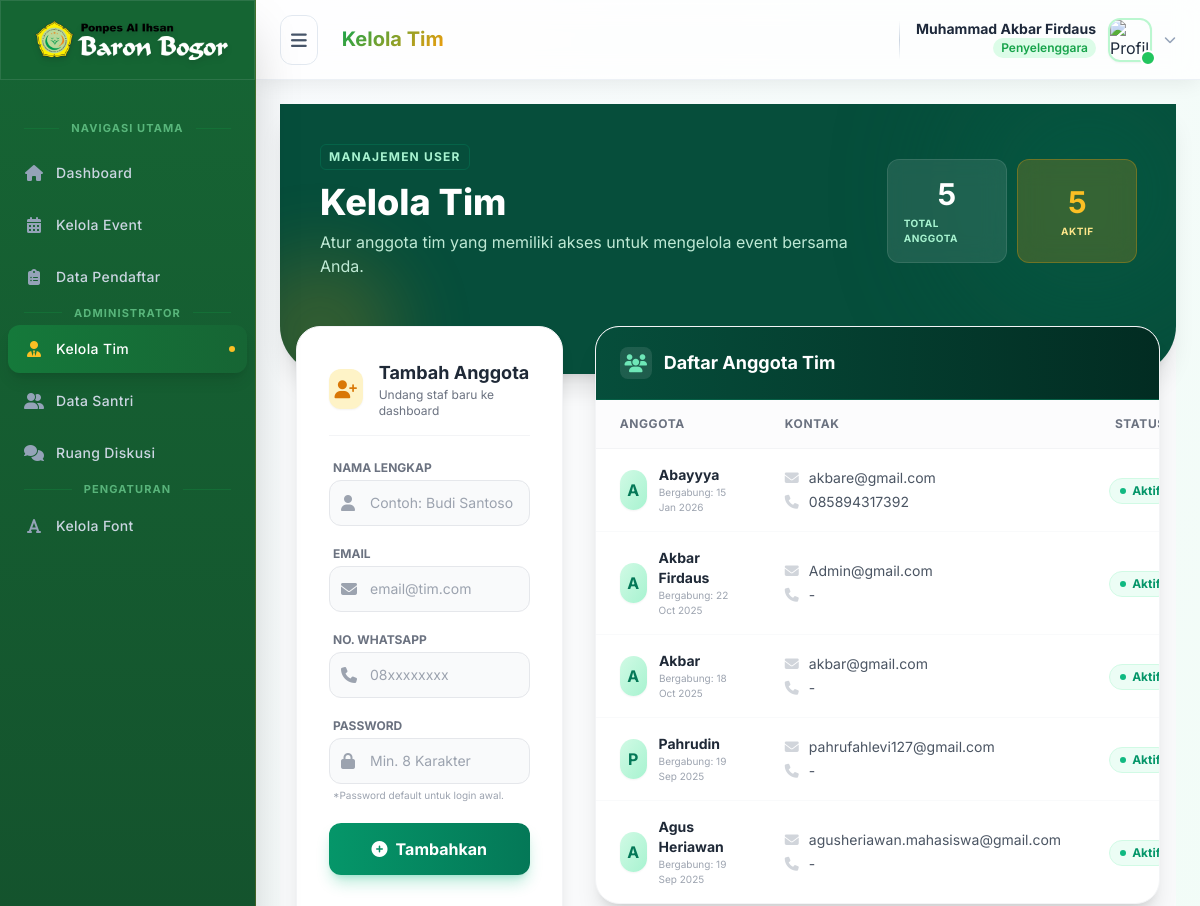
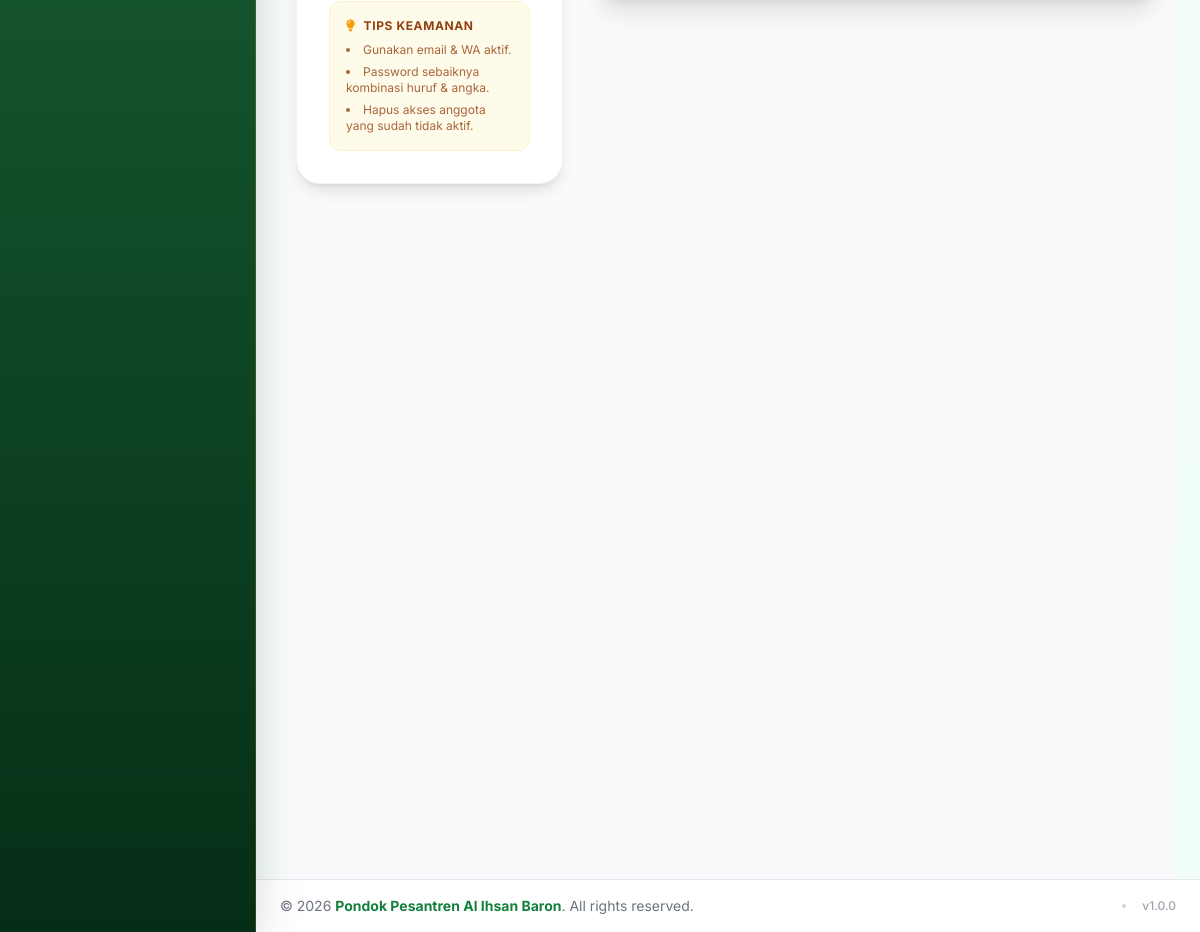
Page /admin/kelola_tim.php (signed in) on the committed database (2 pictures, top to bottom).
### tables this page shows
CREATE TABLE `users` (
  `id` int NOT NULL,
  `nama_lengkap` varchar(255) NOT NULL,
  `email` varchar(255) NOT NULL,
  `no_whatsapp` varchar(20) DEFAULT NULL,
  `jenis_kelamin` enum('Laki-laki','Perempuan') DEFAULT NULL,
  `foto_profil` varchar(255) DEFAULT NULL,
  `password` varchar(255) NOT NULL,
  `otp_code` varchar(10) DEFAULT NULL,
  `otp_expires_at` datetime DEFAULT NULL,
  `role` enum('penyelenggara','peserta') NOT NULL,
  `owner_id` int DEFAULT NULL,
  `created_at` timestamp NOT NULL DEFAULT CURRENT_TIMESTAMP
);

### admin/kelola_tim.php (the view, shortened to what this page needs)
<?php
require_once BASE_PATH . '/admin/templates/header.php';
require_once BASE_PATH . '/core/koneksi.php';
$owner_id = $_SESSION['user_id'];
$stmt = $pdo->prepare("SELECT id, nama_lengkap, email, no_whatsapp, role, created_at FROM users WHERE owner_id = ? ORDER BY created_at DESC");
$stmt->execute([$owner_id]);
$anggota_tim = $stmt->fetchAll(PDO::FETCH_ASSOC);
$total_anggota = count($anggota_tim);
$anggota_aktif = $total_anggota;
?>
<div class="min-h-screen bg-gray-50 font-sans pb-32">
    <div class="bg-emerald-900 pb-24 pt-10 px-4 rounded-b-[3rem] shadow-xl relative overflow-hidden">
        <div class="absolute top-0 right-0 -mt-10 -mr-10 w-64 h-64 bg-emerald-800 rounded-full opacity-50 blur-3xl">
        </div>
        <div class="absolute bottom-0 left-0 -mb-10 -ml-10 w-40 h-40 bg-amber-500 rounded-full opacity-20 blur-2xl">
        </div>
        <div class="max-w-7xl mx-auto px-6 relative z-10">
            <div class="flex flex-col md:flex-row justify-between items-start md:items-center gap-6">
                <div>
                    <div class="flex items-center gap-3 mb-3">
                        <span
                            class="text-emerald-200 text-xs font-bold uppercase tracking-widest border border-emerald-700/50 px-2 py-1 rounded-md">Manajemen
                            User</span>
                    </div>
                    <h1 class="text-3xl md:text-4xl font-extrabold text-white mt-2 leading-tight">
                        Kelola Tim
                    </h1>
                    <p class="text-emerald-100/90 mt-2 text-sm md:text-base max-w-xl">
                        Atur anggota tim yang memiliki akses untuk mengelola event bersama Anda.
                    </p>
                </div>
                <div class="grid grid-cols-2 gap-3 w-full md:w-auto">
                    <div
                        class="bg-white/10 backdrop-blur-md border border-white/10 rounded-xl p-4 flex flex-col items-center justify-center min-w-[120px]">
                        <span class="text-3xl font-bold text-white"><?= $total_anggota ?></span>
                        <span class="text-[10px] text-emerald-200 uppercase font-bold tracking-wider mt-1">Total
                            Anggota</span>
                    </div>
                    <div
                        class="bg-amber-500/20 backdrop-blur-md border border-amber-500/30 rounded-xl p-4 flex flex-col items-center justify-center min-w-[120px]">
                        <span class="text-3xl font-bold text-amber-400"><?= $anggota_aktif ?></span>
                        <span class="text-[10px] text-amber-200 uppercase font-bold tracking-wider mt-1">Aktif</span>
                    </div>
                </div>
            </div>
        </div>
    </div>
    <div class="max-w-7xl mx-auto px-4 -mt-12 relative z-20">
        <div class="grid grid-cols-1 lg:grid-cols-12 gap-8">
            <div class="lg:col-span-4 space-y-6 order-2 lg:order-1">
                <div class="bg-white rounded-3xl shadow-lg border border-gray-100 p-6 md:p-8 sticky top-6">
                    <div class="flex items-center gap-4 mb-6 border-b border-gray-100 pb-4">
                        <div
                            class="w-10 h-10 rounded-xl bg-amber-100 text-amber-600 flex items-center justify-center text-lg shadow-sm">
                            <i class="fas fa-user-plus"></i>
                        </div>
                        <div>
                            <h2 class="text-lg font-bold text-gray-800">Tambah Anggota</h2>
                            <p class="text-xs text-gray-500">Undang staf baru ke dashboard</p>
                        </div>
                    </div>
                    <form id="addMemberForm" action="proses_anggota.php" method="POST" class="space-y-5">
                        <div>
                            <label class="block text-xs font-bold text-gray-500 uppercase mb-1 ml-1">Nama
                                Lengkap</label>
                            <div class="relative">
                                <span class="absolute inset-y-0 left-0 pl-3 flex items-center text-gray-400"><i
                                        class="fas fa-user"></i></span>
                                <input type="text" name="nama_lengkap"
                                    class="w-full pl-10 pr-4 py-3 rounded-xl border border-gray-200 bg-gray-50 focus:bg-white focus:border-emerald-500 focus:ring-2 focus:ring-emerald-200 transition-all outline-none text-sm"
                                    placeholder="Contoh: Budi Santoso" required>
                            </div>
                        </div>
                        <div>
                            <label class="block text-xs font-bold text-gray-500 uppercase mb-1 ml-1">Email</label>
                            <div class="relative">
                                <span class="absolute inset-y-0 left-0 pl-3 flex items-center text-gray-400"><i
                                        class="fas fa-envelope"></i></span>
                                <input type="email" name="email"
                                    class="w-full pl-10 pr-4 py-3 rounded-xl border border-gray-200 bg-gray-50 focus:bg-white focus:border-emerald-500 focus:ring-2 focus:ring-emerald-200 transition-all outline-none text-sm"
                                    placeholder="email@tim.com" required>
                            </div>
                        </div>
                        <div>
                            <label class="block text-xs font-bold text-gray-500 uppercase mb-1 ml-1">No.
                                WhatsApp</label>
                            <div class="relative">
                                <span class="absolute inset-y-0 left-0 pl-3 flex items-center text-gray-400"><i
                                        class="fas fa-phone"></i></span>
                                <input type="number" name="no_whatsapp"
                                    class="w-full pl-10 pr-4 py-3 rounded-xl border border-gray-200 bg-gray-50 focus:bg-white focus:border-emerald-500 focus:ring-2 focus:ring-emerald-200 transition-all outline-none text-sm"
                                    placeholder="08xxxxxxxx" required>
                            </div>
                        </div>
                        <div>
                            <label class="block text-xs font-bold text-gray-500 uppercase mb-1 ml-1">Password</label>
                            <div class="relative">
                                <span class="absolute inset-y-0 left-0 pl-3 flex items-center text-gray-400"><i
                                        class="fas fa-lock"></i></span>
                                <input type="password" name="password" id="password"
                                    class="w-full pl-10 pr-4 py-3 rounded-xl border border-gray-200 bg-gray-50 focus:bg-white focus:border-emerald-500 focus:ring-2 focus:ring-emerald-200 transition-all outline-none text-sm"
                                    placeholder="Min. 8 Karakter" required minlength="8">
                            </div>
                            <p class="text-[10px] text-gray-400 mt-1 ml-1">*Password default untuk login awal.</p>
                        </div>
                        <button type="submit"
                            class="w-full bg-gradient-to-r from-emerald-600 to-emerald-700 hover:from-emerald-700 hover:to-emerald-800 text-white font-bold py-3.5 rounded-xl shadow-lg shadow-emerald-500/30 transition-all transform hover:-translate-y-0.5 flex items-center justify-center gap-2 mt-4">
                            <i class="fas fa-plus-circle"></i> Tambahkan
                        </button>
                    </form>
                    <div class="mt-8 bg-amber-50 p-4 rounded-xl border border-amber-100">
                        <h4 class="text-xs font-bold text-amber-800 mb-2 flex items-center uppercase tracking-wider">
                            <i class="fas fa-lightbulb mr-2 text-amber-500"></i> Tips Keamanan
                        </h4>
                        <ul class="text-xs text-amber-800/80 space-y-1.5 list-disc list-inside">
                            <li>Gunakan email & WA aktif.</li>
                            <li>Password sebaiknya kombinasi huruf & angka.</li>
                            <li>Hapus akses anggota yang sudah tidak aktif.</li>
                        </ul>
                    </div>
                </div>
            </div>
            <div class="lg:col-span-8 order-1 lg:order-2">
                <div class="bg-white rounded-3xl shadow-xl border border-gray-100 overflow-hidden min-h-[500px]">
                    <div
                        class="bg-gradient-to-r from-emerald-900 to-emerald-950 px-6 py-5 border-b border-emerald-800 flex flex-col sm:flex-row justify-between items-start sm:items-center gap-4">
                        <h2 class="text-lg font-bold text-white flex items-center gap-3">
                            <span
                                class="w-8 h-8 rounded-lg bg-white/10 flex items-center justify-center text-emerald-300">
                                <i class="fas fa-users"></i>
                            </span>
                            Daftar Anggota Tim
                        </h2>
                    </div>
                    <div class="hidden md:block overflow-x-auto">
                        <table class="w-full text-left border-collapse">
                            <thead>
                                <tr
                                    class="bg-gray-50/50 text-gray-500 text-xs font-bold uppercase tracking-wider border-b border-gray-100">
                                    <th class="px-6 py-4">Anggota</th>
                                    <th class="px-6 py-4">Kontak</th>
                                    <th class="px-6 py-4 text-center">Status</th>
                                </tr>
                            </thead>
                            <tbody class="divide-y divide-gray-50">
                                <?php if (count($anggota_tim) > 0): ?>
                                    <?php foreach ($anggota_tim as $anggota): ?>
                                        <tr class="hover:bg-emerald-50/30 transition-colors group">
                                            <td class="px-6 py-4">
                                                <div class="flex items-center gap-3">
                                                    <div
                                                        class="w-10 h-10 rounded-full bg-gradient-to-br from-emerald-100 to-emerald-200 text-emerald-700 flex items-center justify-center font-bold shadow-sm">
                                                        <?= strtoupper(substr($anggota['nama_lengkap'], 0, 1)) ?>
                                                    </div>
                                                    <div>
                                                        <p
                                                            class="font-bold text-gray-800 text-sm group-hover:text-emerald-700 transition-colors">
                                                            <?= htmlspecialchars($anggota['nama_lengkap']) ?></p>
                                                        <p class="text-[10px] text-gray-400">Bergabung:
                                                            <?= date('d M Y', strtotime($anggota['created_at'])) ?></p>
                                                    </div>
                                                </div>
                                            </td>
                                            <td class="px-6 py-4">
                                                <div class="text-sm text-gray-600 space-y-1">
                                                    <div class="flex items-center gap-2">
                                                        <i class="fas fa-envelope text-gray-300 w-4"></i>
                                                        <?= htmlspecialchars($anggota['email']) ?>
                                                    </div>
                                                    <div class="flex items-center gap-2">
                                                        <i class="fas fa-phone text-gray-300 w-4"></i>
                                                        <?= htmlspecialchars($anggota['no_whatsapp'] ?? '-') ?>
                                                    </div>
                                                </div>
                                            </td>
                                            <td class="px-6 py-4 text-center">
                                                <span
                                                    class="inline-flex items-center px-2.5 py-1 rounded-full text-xs font-bold bg-emerald-50 text-emerald-600 border border-emerald-100">
                                                    <span
                                                        class="w-1.5 h-1.5 rounded-full bg-emerald-500 mr-1.5 animate-pulse"></span>
                                                    Aktif
                                                </span>
                                            </td>
                                        </tr>
                                    <?php endforeach; ?>
                                <?php endif; ?>
                            </tbody>
                        </table>
                    </div>
                </div>
            </div>
        </div>
    </div>
</div>
<?php require_once BASE_PATH . '/admin/templates/footer.php'; ?>

### rows in the picture
users: nama_lengkap "A", nama_lengkap "Abayyya", created_at "15 Jan 2026", email "akbare@gmail.com", no_whatsapp "085894317392"
users: nama_lengkap "A", nama_lengkap "Akbar Firdaus", created_at "22 Oct 2025", email "Admin@gmail.com", no_whatsapp "-"
users: nama_lengkap "A", nama_lengkap "Akbar", created_at "18 Oct 2025", email "akbar@gmail.com", no_whatsapp "-"
users: nama_lengkap "P", nama_lengkap "Pahrudin", created_at "19 Sep 2025", email "pahrufahlevi127@gmail.com", no_whatsapp "-"
users: nama_lengkap "A", nama_lengkap "Agus Heriawan", created_at "19 Sep 2025", email "agusheriawan.mahasiswa@gmail.com", no_whatsapp "-"

### other values in the picture
$title "NAVIGASI UTAMA ADMINISTRATOR PENGATURAN"
$label "Dashboard Kelola Event Data Pendaftar Kelola Tim Data Santri Ruang Diskusi Kelola Font"
$page_title "Kelola Tim"
$nama_user "Muhammad Akbar Firdaus"
$total_anggota "5"
$anggota_aktif "5"
